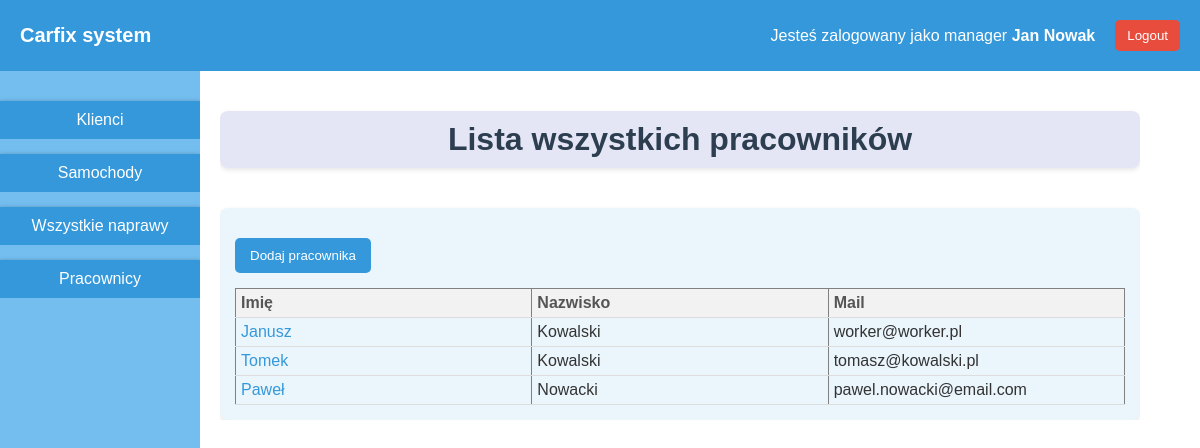
The app's page /workers (signed in) with its own data.
### car_repair_app/models.py (models this page shows, shortened)
class Worker(models.Model):
    user = models.OneToOneField(User,on_delete=models.CASCADE,related_name='worker')

### car_repair_app/decorators.py (the view)
        def wrapper_func(request, *args, **kwargs):
            group=None
            if request.user.groups.exists():
                group = request.user.groups.all()[0].name
            if group in allowed_groups:
                return view_func(request,*args,**kwargs)
            else:
                return redirect('/logout')

### car_repair_app/views.py (called while the page is built)
@cache_control(no_cache=True, must_revalidate=True, no_store=True)
@login_required()
@allowed_groups(allowed_groups=['manager','admin'])
def workers(request):
    workers = Worker.objects.all()
    return render(request,'workers.html',{'workers':workers})

### car_repair_app/templates/workers.html
{% extends 'base.html' %}
{% block content %}
<div class="container" style="flex-direction: column;">
    <h1>Lista wszystkich pracowników</h1>
    <div class="table-container">
    <div class="models-table">
        <form action="{% url 'add-worker' %}" method="get">
            <button type="submit">Dodaj pracownika</button>
        </form>
        <table border="1">
            <tr>
                <th>Imię</th>
                <th>Nazwisko</th>
                <th>Mail</th>
            </tr>
            {%for worker in workers%}
            <tr>
                <td><a href="{% url 'worker' worker.id %}">{{worker.user.first_name}}</a></td>
                <td>{{worker.user.last_name}}</td>
                <td>{{worker.user.email}}</td>
            </tr>
            {%endfor%}
        </table>
    </div>
    </div>
</div>
{% endblock %}

### car_repair_app/templates/base.html (shortened to what this page needs)
<!DOCTYPE html>
<html>
<head>
</head>
<body>
    <nav>
        <div class="nav-left">
           <a href="{% url 'main' %}"> Carfix system</a>
        </div>
        <div class="nav-right">
            <div class="nav-user-name">
                Jesteś zalogowany jako {{ user.groups.all.0 }} <b>{{request.user.first_name}} {{request.user.last_name}}</b>
            </div>
            <div class="nav-user-name">
                <form action="{% url 'logout' %}">
                    <button>Logout</button>
                </form>
            </div>
        </div>
    </nav>
        <div class="almighty_container">
            {% if request.user.groups.first.name != 'client' %}
            <div class="menu_container">
                <table>
                    <tr>
                        <td>
                            <form action="/clients" method="get">
                                <button type="submit">Klienci</button>
                            </form>
                        </td>
                    </tr>
                    <tr>
                        <td>
                            <form action="/cars" method="get">
                                <button type="submit">Samochody</button>
                            </form>
                        </td>
                    </tr>
                    <tr>
                    <td>
                        <form action="/repairs" method="get">
                            <button type="submit">Wszystkie naprawy</button>
                        </form>
                    </td>
                    </tr>
                    {% if request.user.groups.first.name == 'manager' or request.user.groups.first.name == 'admin' %}
                    <tr>
                        <td>
                            <form action="/workers" method="get">
                                <button type="submit">Pracownicy</button>
                            </form>
                        </td>
                    </tr>
                    {% endif %}
            </table>
            </div>
            {% endif %}
            <div class='sub-almighty-container'>
                {% block content %}
                {% endblock %}
            </div>
        </div>
</body>
</html>

### car_repair_app/templates/base.html (style rules this page uses)
* { margin:0; padding:0; box-sizing: border-box; }
body { font-family: Arial, sans-serif; background-color: #f5f5f5; width:100%; }
.almighty_container { display:flex; justify-content: space-between; padding: 0 5% 0 0; background-color: #ffffff; }
.container { display: flex; flex-basis: 100%; justify-content: space-between; gap: 20px; overflow-x: auto; }
.table-container { background-color: transparent; padding: 15px; border-radius: 8px; background-color: rgba(52, 152, 219, 0.1); border-radius: 8px; box-shadow: 0px 2px 5px rgba(0, 0, 0, 0.1); overflow-x: auto; width: 100%; }
.sub-almighty-container { flex-basis: 100%; margin-left: 20px; margin-top:20px; }
table { width: 100%; border-collapse: collapse; margin-top: 15px; }
th, td { padding: 5px; text-align: left; border-bottom: 1px solid #ddd; }
th { background-color: #f2f2f2; font-weight: bold; color: #555; }
td { color: #333; }
a { color: #3498db; text-decoration: none; }
button { display: inline-block; padding: 10px 15px; background-color: #3498db; color: white; border: none; border-radius: 5px; cursor: pointer; margin-top: 15px; }
@media (max-width: 1450px) { .container { flex-direction: column; } }
@media (max-width: 1450px) { .models-table table { table-layout: fixed; overflow: auto; } }
@media (max-width: 1450px) { .models-table th, td { overflow: auto; } }
h1 { font-size: 32px; font-weight: bold; color: #2c3e50; text-align: center; margin: 20px 0; padding: 10px; background-color: rgba(0, 16, 157, 0.1); border-radius: 8px; box-shadow: 0px 2px 5px rgba(0, 0, 0, 0.1); }
.menu_container { background-color: #73bdef; position:sticky; top:0; display: flex; height: 100vh; width:200px; }
.menu_container table { height: 20%; width: 200px; border-collapse: collapse; }
.menu_container td { padding: 0px 0; text-align: center; border-bottom: 0; }
.menu_container button { width: 100%; padding: 10px; background-color: #3498db; color: white; border: none; height: 100%; border-radius: 0px; cursor: pointer; font-size: 16px; box-shadow: 0px 2px 5px rgba(0, 0, 0.0, 0.5); }
.menu_container form { display: block; width: 100%; }
nav { background-color: #3498db; padding: 10px 20px; display: flex; justify-content: space-between; align-items: center; box-shadow: 0 2px 5px rgba(0, 0, 0, 0.1); width:100%; color: white; }
.nav-left a { color: white; font-size: 20px; text-decoration: none; font-weight: bold; }
.nav-right { display: flex; align-items: center; gap: 20px; }
.nav-user-name { font-size: 16px; color: white; }
.nav-user-name form button { padding: 8px 12px; background-color: #e74c3c; border: none; border-radius: 5px; color: white; cursor: pointer; margin: 10px 0px 10px 0px; }
body { font-family: Arial; }

### records on screen
Worker: user.first_name "Janusz", user.last_name "Kowalski", user.email "worker@worker.pl"
Worker: user.first_name "Tomek", user.last_name "Kowalski", user.email "tomasz@kowalski.pl"
Worker: user.first_name "Paweł", user.last_name "Nowacki", user.email "pawel.nowacki@email.com"

### other values on screen
{{ user.groups.all.0 }} "manager"
{{ request.user.first_name }} "Jan"
{{ request.user.last_name }} "Nowak"
